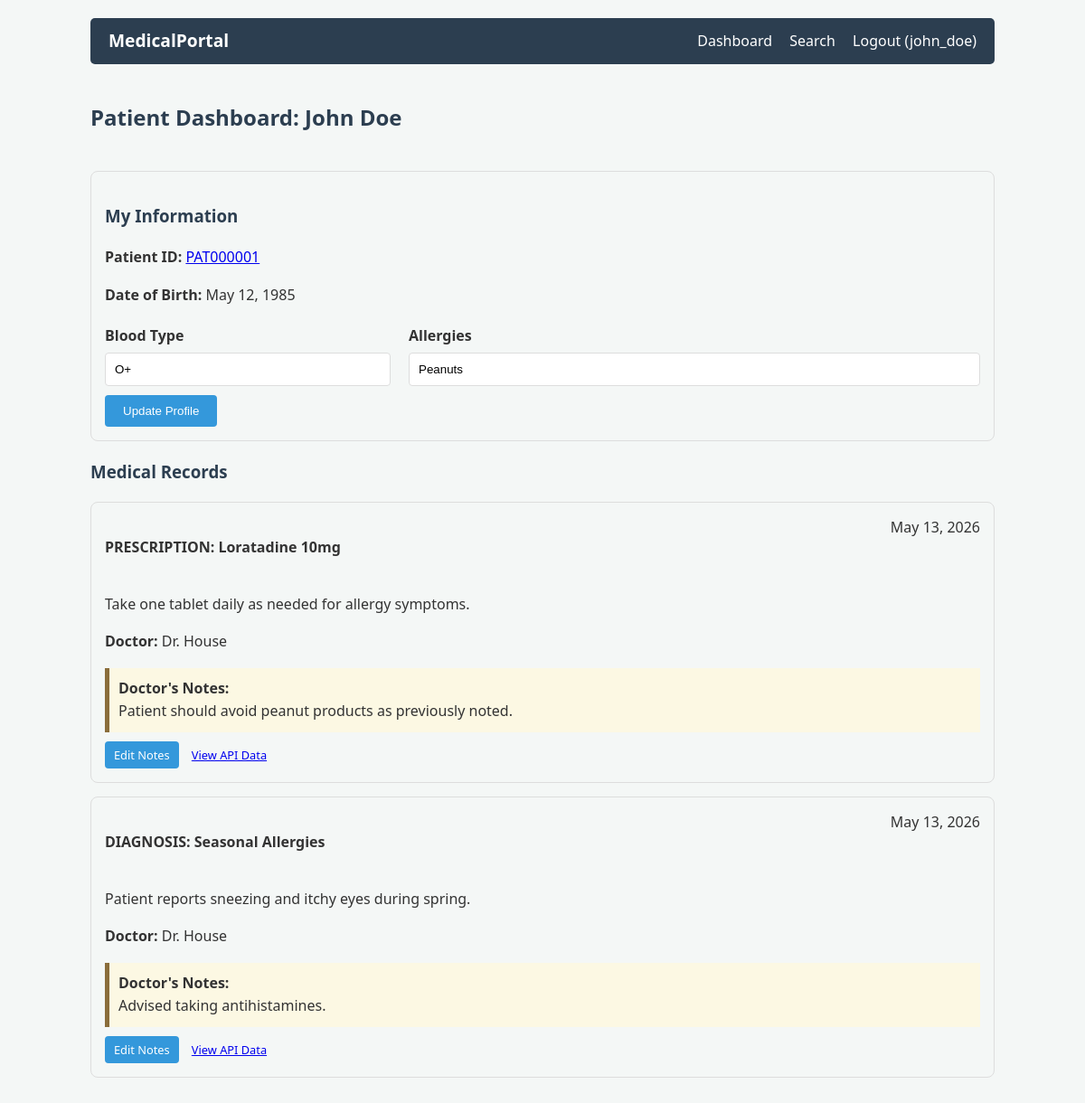
The app's page /dashboard/ (signed in), older data.
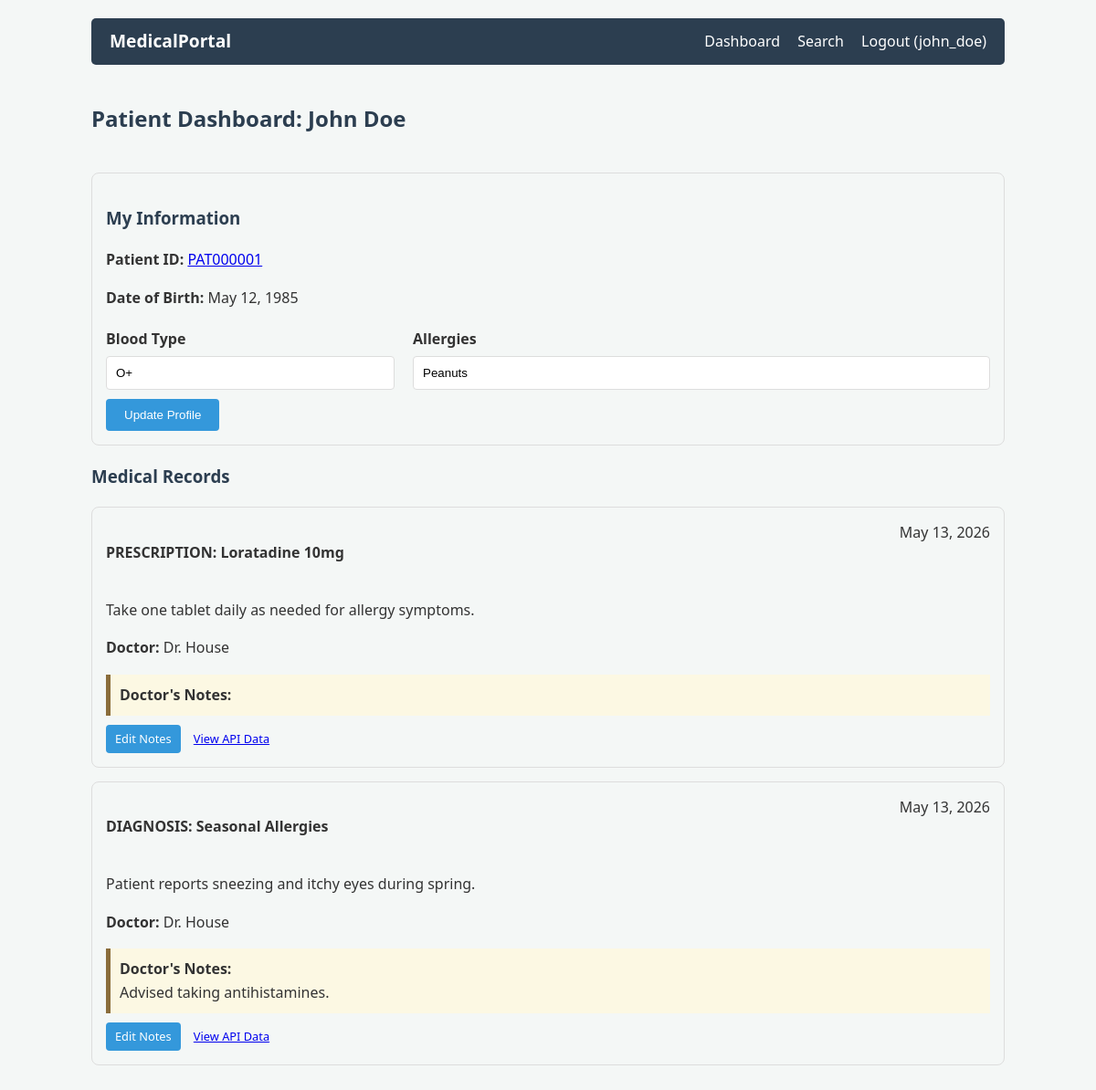
The same page, newer data.
### src/pages/models.py (models this page shows, shortened)
class MedicalRecord(models.Model):
    RECORD_TYPES = [
        ("DIAGNOSIS", "Diagnosis"),
        ("PRESCRIPTION", "Prescription"),
        ("LAB", "Lab Result"),
        ("IMAGING", "Imaging"),
    ]
    patient = models.ForeignKey(
        Patient, on_delete=models.CASCADE, related_name="records"
    )
    record_type = models.CharField(max_length=20, choices=RECORD_TYPES)
    title = models.CharField(max_length=200)
    description = models.TextField()
    date_created = models.DateTimeField(auto_now_add=True)
    doctor_name = models.CharField(max_length=100)
    notes = models.TextField(blank=True)

### src/pages/views.py (the view)
# urls.py: path("dashboard/", dashboard, name="dashboard"),
@login_required
def dashboard(request):
    patient = None
    try:
        patient = Patient.objects.get(user=request.user)
        records = MedicalRecord.objects.filter(patient=patient).order_by(
            "-date_created"
        )
        appointments = Appointment.objects.filter(patient=patient).order_by(
            "appointment_date"
        )
    except Patient.DoesNotExist:
        records = []
        appointments = []
    is_doctor = hasattr(request.user, "doctor")
    return render(
        request,
        "dashboard.html",
        {
            "patient": patient,
            "records": records,
            "appointments": appointments,
            "is_doctor": is_doctor,
        },
    )

### src/templates/dashboard.html (shortened to what this page needs)
{% extends 'base.html' %} {% block content %}
<div style="display: flex; justify-content: space-between; align-items: center">
    <h2>Patient Dashboard: {{ patient.user.get_full_name }}</h2>
</div>
<div class="card" style="margin-top: 20px">
    <h3>My Information</h3>
    <p>
        <strong>Patient ID:</strong>
        <a href="{% url 'patient_data' patient.patient_id %}"
            >{{ patient.patient_id }}</a
        >
    </p>
    <p><strong>Date of Birth:</strong> {{ patient.date_of_birth }}</p>
    <form
        action="{% url 'update_info' %}"
        method="POST"
        style="margin-top: 20px"
    >
        <div style="display: flex; gap: 20px">
            <div style="flex: 1">
                <label>Blood Type</label>
                <input
                    type="text"
                    name="blood_type"
                    value="{{ patient.blood_type }}"
                />
            </div>
            <div style="flex: 2">
                <label>Allergies</label>
                <input
                    type="text"
                    name="allergies"
                    value="{{ patient.allergies }}"
                />
            </div>
        </div>
        <button type="submit" class="btn" style="margin-top: 10px">
            Update Profile
        </button>
    </form>
</div>
<h3>Medical Records</h3>
{% if records %} {% for record in records %}
<div class="card">
    <div style="display: flex; justify-content: space-between">
        <h4>{{ record.record_type }}: {{ record.title }}</h4>
        <span>{{ record.date_created|date:"M d, Y" }}</span>
    </div>
    <p>{{ record.description }}</p>
    <p><strong>Doctor:</strong> {{ record.doctor_name }}</p>
    {% if record.notes %}
    <div
        style="
            background: #fcf8e3;
            padding: 10px;
            border-left: 5px solid #8a6d3b;
            margin-top: 10px;
        "
    >
        <strong>Doctor's Notes:</strong><br />
        {{ record.notes|safe }}
    </div>
    {% endif %}
    <div style="margin-top: 10px">
        <a
            href="{% url 'add_note' %}?record_id={{ record.id }}"
            class="btn"
            style="padding: 5px 10px; font-size: 0.8em"
            >Edit Notes</a
        >
        <a
            href="{% url 'api_get_record' record.id %}"
            target="_blank"
            style="font-size: 0.8em; margin-left: 10px"
            >View API Data</a
        >
    </div>
</div>
{% endfor %} {% else %}
<p>No medical records found.</p>
{% endif %} {% endblock %}

Row changes from the older to the newer data that the page shows:
changed MedicalRecord "PRESCRIPTION": notes "Patient should avoid peanut products as previously noted." → (not shown)
